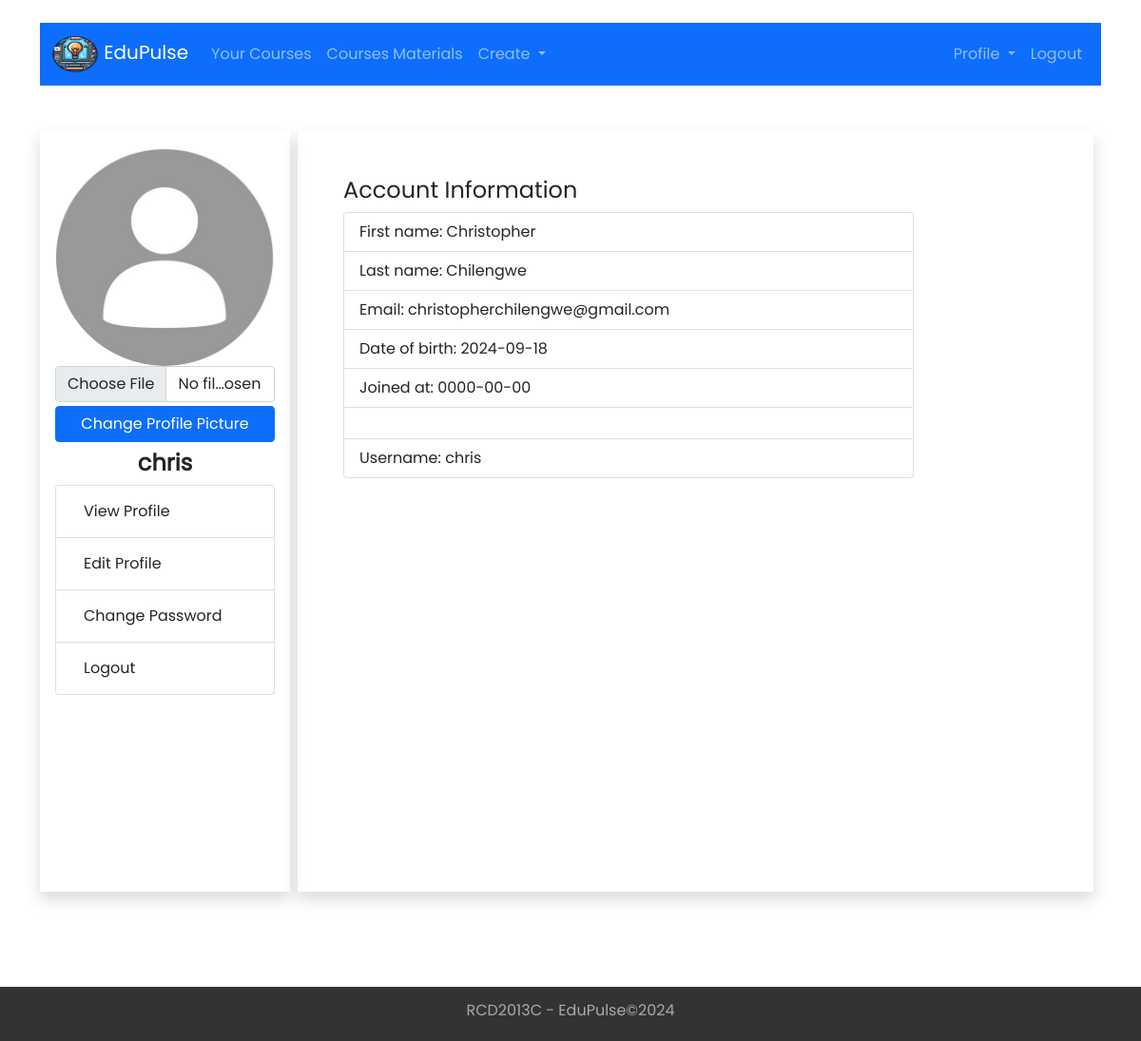
The page /Instructor/Profile-View.php?message=Welcome& (signed in) on the database its author committed.
### tables this page shows
CREATE TABLE `instructor` (
  `instructor_id` int(11) NOT NULL,
  `username` varchar(255) NOT NULL,
  `password` varchar(1023) NOT NULL,
  `first_name` varchar(255) NOT NULL,
  `last_name` varchar(255) NOT NULL,
  `email` varchar(255) NOT NULL,
  `date_of_birth` date NOT NULL,
  `date_of_joined` date NOT NULL,
  `status` enum('Active','Not Active') NOT NULL DEFAULT 'Active',
  `profile_img` varchar(255) NOT NULL DEFAULT 'default.jpg'
);

### Controller/Instructor/Instructor.php (called while the page is built, shortened)
<?php
include "../Models/Instructor.php";
function getById($instructor_id){
	$db = new Database();
    $db_conn = $db->connect();
	$instructor = new Instructor($db_conn);
	$instructor->init($instructor_id);
	return $instructor->getData();
}

### Models/Instructor.php (called while the page is built, shortened)
<?php
class Instructor{
   private $table_name;
   private $conn;
   private $instructor_id;
   private $username;
   private $first_name;
   private $last_name;
   private $email;
   private $date_of_birth;
   private $date_of_joined;
   private $profile_img;
   function __construct($db_conn){
     $this->conn = $db_conn;
     $this->table_name = "instructor";
   }
   function init($instructor_id){
       try {
          $sql = 'SELECT * FROM '. $this->table_name.' WHERE instructor_id=?';
          $stmt = $this->conn->prepare($sql);
          $res = $stmt->execute([$instructor_id]);
          if($stmt->rowCount() == 1)
            {
                $stud = $stmt->fetch();
                $this->instructor_id = $stud['instructor_id'];
                $this->username   = $stud['username'];
                $this->first_name = $stud['first_name'];
                $this->last_name  = $stud['last_name'];
                $this->email      = $stud['email'];
                $this->date_of_birth  = $stud['date_of_birth'];
                $this->date_of_joined = $stud['date_of_joined'];
                $this->profile_img = $stud['profile_img'];
                return 1;
            }
          else return 0;
       }catch(PDOException $e){
          return 0;
       }
   }
 function getData(){
      $data = array('instructor_id' => $this->instructor_id,
                    'username' => $this->username,
                    'first_name' => $this->first_name,
                    'last_name' => $this->last_name,
                    'email' => $this->email,
                    'date_of_birth' => $this->date_of_birth,
                    'date_of_joined' => $this->date_of_joined,
                    'profile_img' => $this->profile_img
                   );
      return $data;
   }
}

### Instructor/Profile-View.php (the view, shortened to what this page needs)
<?php
if (isset($_SESSION['username']) &&
    isset($_SESSION['instructor_id'])) {
    include "../Controller/Instructor/Instructor.php";
    $_id =  $_SESSION['instructor_id'];
    $instructor = getById($_id);
    include "inc/Header.php";
?>
<div class="container">
  <?php include "inc/NavBar.php";
        include "inc/Profile.php"; ?>
    <div class="r-side p-5 shadow mx-2">
      <h4>Account Information</h4>
        <ul class="list-group" style="max-width: 600px;">
          <li class="list-group-item">First name: <?=$instructor['first_name']?></li>
          <li class="list-group-item">Last name: <?=$instructor['last_name']?></li>
          <li class="list-group-item">Email: <?=$instructor['email']?></li>
          <li class="list-group-item">Date of birth: <?=$instructor['date_of_birth']?></li>
          <li class="list-group-item">Joined at: <?=$instructor['date_of_joined']?></li>
           <li class="list-group-item p-3"></li>
          <li class="list-group-item">Username: <?=$instructor['username']?></li>
        </ul>
    </div>
  </div>
</div>
<?php include "inc/Footer.php"; ?>
<?php
 }else {
$em = "First login ";
Util::redirect("../login.php", "error", $em);
} ?>

### Instructor/inc/Profile.php
<div class="side-by-side mt-5">
    <div class="l-side shadow p-3 ">
      <div class="profile">
        <img src="../Upload/profile/<?=$instructor['profile_img']?>" class="circle" alt="PROFILE IMG" width="250">
        <form action="Action/upload-profile.php"
              class="text-center"
              enctype="multipart/form-data"
              method="POST">
          <input type="file"
                 class="form-control mb-1"
                 name="profile_picture">
          <input type="submit"
                 value="Change Profile Picture"
                 class="btn btn-primary w-100">
        </form>
        <h4 class="text-center pt-2"><b><?=$instructor['username']?></b></h4>
      </div>
      <ul class="list-group">
          <li class="list-group-item"><a href="Profile-View.php" class="btn badge-primary">View Profile</a></li>
          <li class="list-group-item"><a href="Profile-Edit.php" class="btn badge-primary">Edit Profile</a></li>
          <li class="list-group-item"><a href="Profile-Edit.php#ChangePassword" class="btn badge-primary">Change Password</a></li>
          <li class="list-group-item" ><a href="../Logout.php" class="btn badge-primary">Logout</a></li>
        </ul>
    </div>

### Assets/css/style.css (style rules this page uses)
* { padding: 0; margin: 0; font-family: Poppins, sans-serif; }
img { max-width: 100% !important; }
.container { min-height: 90vh; }
.side-by-side { display: flex; min-height: 100vh; }
.side-by-side .l-side { width: 350px; }
.l-side .profile img { width: 100%; }
.side-by-side .r-side { width: 100%; }
.circle { border-radius: 50%; }

### rows shown on the page
instructor: profile_img (placeholder picture), username "chris", first_name "Christopher", last_name "Chilengwe", email "christopherchilengwe@gmail.com", date_of_birth "2024-09-18", date_of_joined "0000-00-00"
